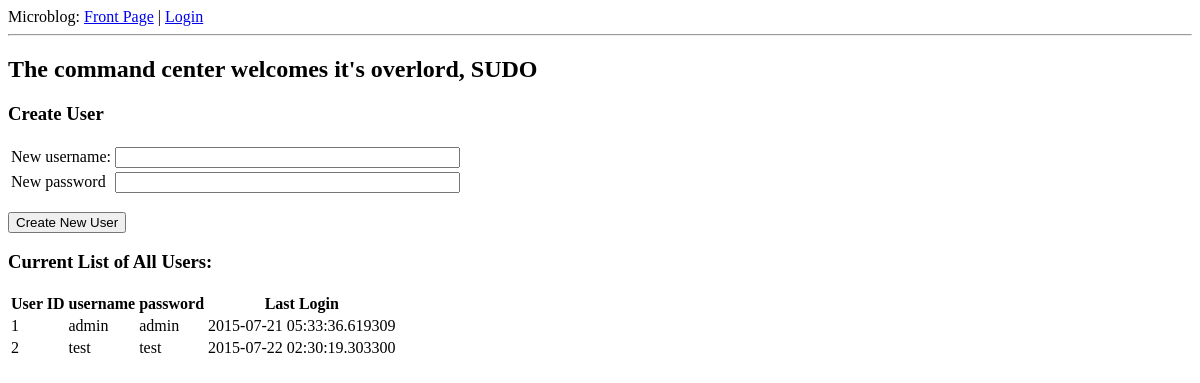
The app's page /sudo, older data.
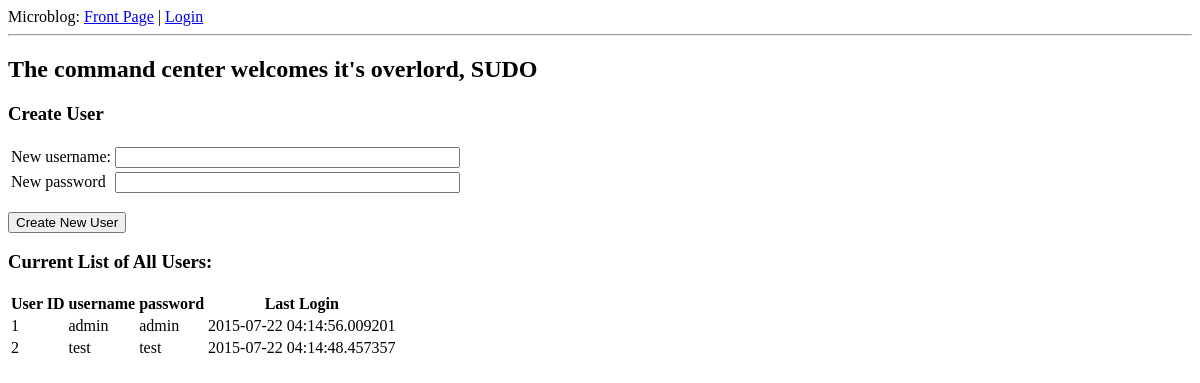
The same page, newer data.
### app/models.py (models this page shows, shortened)
class User(db.Model):
    id = db.Column(db.Integer, primary_key=True)
    username = db.Column(db.String(64), index=True, unique=True)
    password = db.Column(db.String(64), index=True)
    posts = db.relationship('Post', backref='author', lazy='dynamic')
    last_seen = db.Column(db.DateTime)
    about_me = db.Column(db.String(140))
    '''
    def __init__(self, username, password):
        self.username = username
        self.password = password
        self.last_seen = db.datetime
    '''

### app/views.py (the view)
@app.route('/sudo', methods=['GET', 'POST'])
def sudo():
	form = AdminForm() # for generating new logins
	if form.validate_on_submit():
		username = form.username.data
		user = User.query.filter_by(username=username).first()
		if user is not None:
			flash('Username already taken. Please try again.')
			return redirect(url_for('sudo'))
		else:
			new_user = User(username=username, password=password)
			db.session.add(new_user)
			db.session.commit()
			flash('New user created.')
			return redirect(url_for('sudo'))
	user_list = User.query.all()
	admin = g.user
	return render_template('admin.html',
							title='Sudo',
							users=user_list,
							form=form,
							sudo=True,
							admin=admin)

### app/forms.py
class AdminForm(Form):
    username = StringField('username', validators=[DataRequired()])
    password_creation = StringField('password_creation', validators=[DataRequired()])

### app/views.py (called while the page is built)
@app.before_request
def before_request():
	'''
	Check if user login in stored in flask session imported helper
	'''
	g.user = current_user
	if g.user.is_authenticated():
		g.user.last_seen = datetime.utcnow()
		db.session.add(g.user)
		db.session.commit()

### app/templates/admin.html (shortened to what this page needs)
{% extends "base.html" %}
{% block content %}
  <h2>
    The command center welcomes it's overlord,
    {% if not sudo %}
      {{ admin.username }}
    {% else %}
      SUDO
    {% endif %}
  </h2>
  <h3>Create User</h3>
  <form action="" method="post" name="login">
      <table>
        <tr>
          <td>New username:</td>
          <td>
            {{ form.username(size=40) }}
          </td>
        </tr>
        <tr>
          <td>New password</td>
          <td>
          {{ form.password_creation(size=40) }}
          </td>
        </tr>
      </table>
      <p><input type="submit" value="Create New User"></p>
  </form>
  <h3>Current List of All Users:</h3>
  <table>
    <tr>
      <th>User ID</th>
      <th>username</th>
      <th>password</th>
      <th>Last Login</th>
    </tr>
    {% for user in users %}
    <tr>
      <td>{{ user.id }}</td>
      <td>{{ user.username }}</td>
      <td>{{ user.password }}</td>
      <td>{{ user.last_seen }}</td>
    </tr>
    {% endfor %}
  </table>
{% endblock %}

Row changes from the older to the newer data that the page shows:
changed User "admin": last_seen "2015-07-21 05:33:36.619309" → "2015-07-22 04:14:56.009201"
changed User "test": last_seen "2015-07-22 02:30:19.303300" → "2015-07-22 04:14:48.457357"
